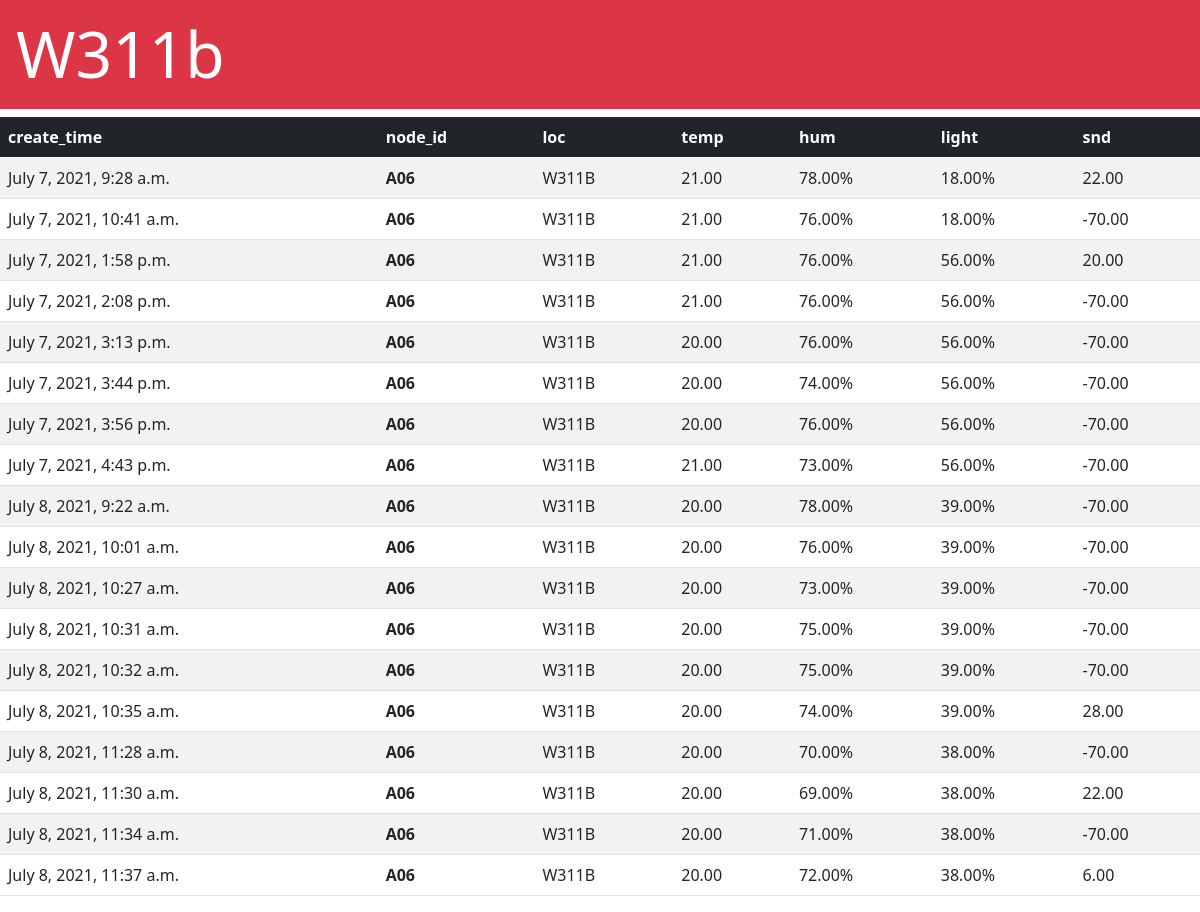
The page /iot/W311b/ on the database its author committed.
### iot/models.py (models this page shows, shortened)
class Event(models.Model):
    create_time = models.DateTimeField(auto_now_add=True)
    node_id = models.CharField(max_length=2)
    loc = models.CharField(max_length=10)
    temp = models.DecimalField(max_digits=5, decimal_places=2)
    hum = models.DecimalField(max_digits=5, decimal_places=2)
    light = models.DecimalField(max_digits=5, decimal_places=2)
    snd = models.DecimalField(max_digits=5, decimal_places=2)

### iot/views.py (the view)
# urls.py: path('W311b/',views.W311b),
def W311b(request):
    items3 = Event.objects.filter(loc ='W311B')
    context = {'items3' : items3} # Store the data in "context" dictionaries
    return render(request, 'iot/W311-b.html', context) # Pass the context to HTML template

### iot/templates/iot/W311-b.html (shortened to what this page needs)
<!doctype html>
<HTML>
    <head>
        <link href="https://cdn.jsdelivr.net/npm/bootstrap@5.0.0/dist/css/bootstrap.mi
n.css" rel="stylesheet" integrity="sha384-
wEmeIV1mKuiNpC+IOBjI7aAzPcEZeedi5yW5f2yOq55WWLwNGmvvx4Um1vskeMj0" crossorigin=
"anonymous">
    </head>
    <body>
        <h1 class="display-3 p-3 mb-2 bg-danger text-white">W311b</h1>
        <table class="table table-striped table-hover">
            <thead class="table-dark">
                <tr>
                    <th>create_time</th>
                    <th>node_id</th>
                    <th>loc</th>
                    <th>temp</th>
                    <th>hum</th>
                    <th>light</th>
                    <th>snd</th>
                </tr>
            </thead>
            <tbody>
                {% for item in items3 %}
                <tr>
                    <td>{{ item.create_time }}</td>
                    <td><strong>{{ item.node_id }}</strong></td>
                    <td>{{ item.loc }}</td>
                    <td>{{ item.temp }}</td>
                    <td>{{ item.hum }}%</td>
                    <td>{{ item.light }}%</td>
                    <td>{{ item.snd }}</td>
                </tr>
                {% endfor %}
            </tbody>
        </table>
        </body>
</HTML>

### rows shown on the page
Event: create_time "July 7, 2021, 9:28 a.m.", node_id "A06", loc "W311B", temp "21.00", hum "78.00", light "18.00", snd "22.00"
Event: create_time "July 7, 2021, 10:41 a.m.", node_id "A06", loc "W311B", temp "21.00", hum "76.00", light "18.00", snd "-70.00"
Event: create_time "July 7, 2021, 1:58 p.m.", node_id "A06", loc "W311B", temp "21.00", hum "76.00", light "56.00", snd "20.00"
Event: create_time "July 7, 2021, 2:08 p.m.", node_id "A06", loc "W311B", temp "21.00", hum "76.00", light "56.00", snd "-70.00"
Event: create_time "July 7, 2021, 3:13 p.m.", node_id "A06", loc "W311B", temp "20.00", hum "76.00", light "56.00", snd "-70.00"
Event: create_time "July 7, 2021, 3:44 p.m.", node_id "A06", loc "W311B", temp "20.00", hum "74.00", light "56.00", snd "-70.00"
Event: create_time "July 7, 2021, 3:56 p.m.", node_id "A06", loc "W311B", temp "20.00", hum "76.00", light "56.00", snd "-70.00"
Event: create_time "July 7, 2021, 4:43 p.m.", node_id "A06", loc "W311B", temp "21.00", hum "73.00", light "56.00", snd "-70.00"
Event: create_time "July 8, 2021, 9:22 a.m.", node_id "A06", loc "W311B", temp "20.00", hum "78.00", light "39.00", snd "-70.00"
Event: create_time "July 8, 2021, 10:01 a.m.", node_id "A06", loc "W311B", temp "20.00", hum "76.00", light "39.00", snd "-70.00"
Event: create_time "July 8, 2021, 10:27 a.m.", node_id "A06", loc "W311B", temp "20.00", hum "73.00", light "39.00", snd "-70.00"
Event: create_time "July 8, 2021, 10:31 a.m.", node_id "A06", loc "W311B", temp "20.00", hum "75.00", light "39.00", snd "-70.00"
Event: create_time "July 8, 2021, 10:32 a.m.", node_id "A06", loc "W311B", temp "20.00", hum "75.00", light "39.00", snd "-70.00"
Event: create_time "July 8, 2021, 10:35 a.m.", node_id "A06", loc "W311B", temp "20.00", hum "74.00", light "39.00", snd "28.00"
Event: create_time "July 8, 2021, 11:28 a.m.", node_id "A06", loc "W311B", temp "20.00", hum "70.00", light "38.00", snd "-70.00"
Event: create_time "July 8, 2021, 11:30 a.m.", node_id "A06", loc "W311B", temp "20.00", hum "69.00", light "38.00", snd "22.00"
Event: create_time "July 8, 2021, 11:34 a.m.", node_id "A06", loc "W311B", temp "20.00", hum "71.00", light "38.00", snd "-70.00"
Event: create_time "July 8, 2021, 11:37 a.m.", node_id "A06", loc "W311B", temp "20.00", hum "72.00", light "38.00", snd "6.00"
